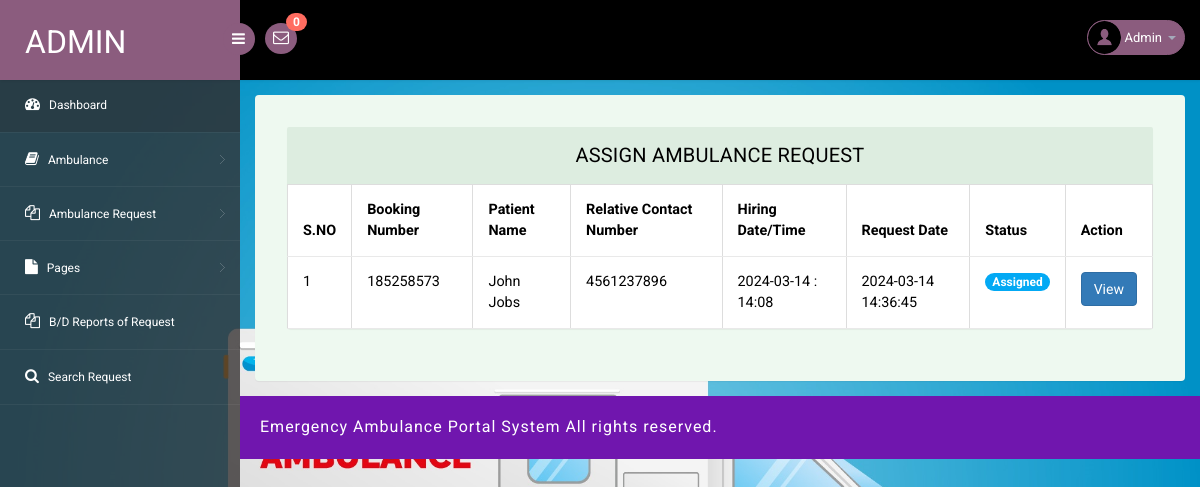
/eahp/admin/assign-ambulance-request.php (signed in), run on an earlier commit of the app's database.
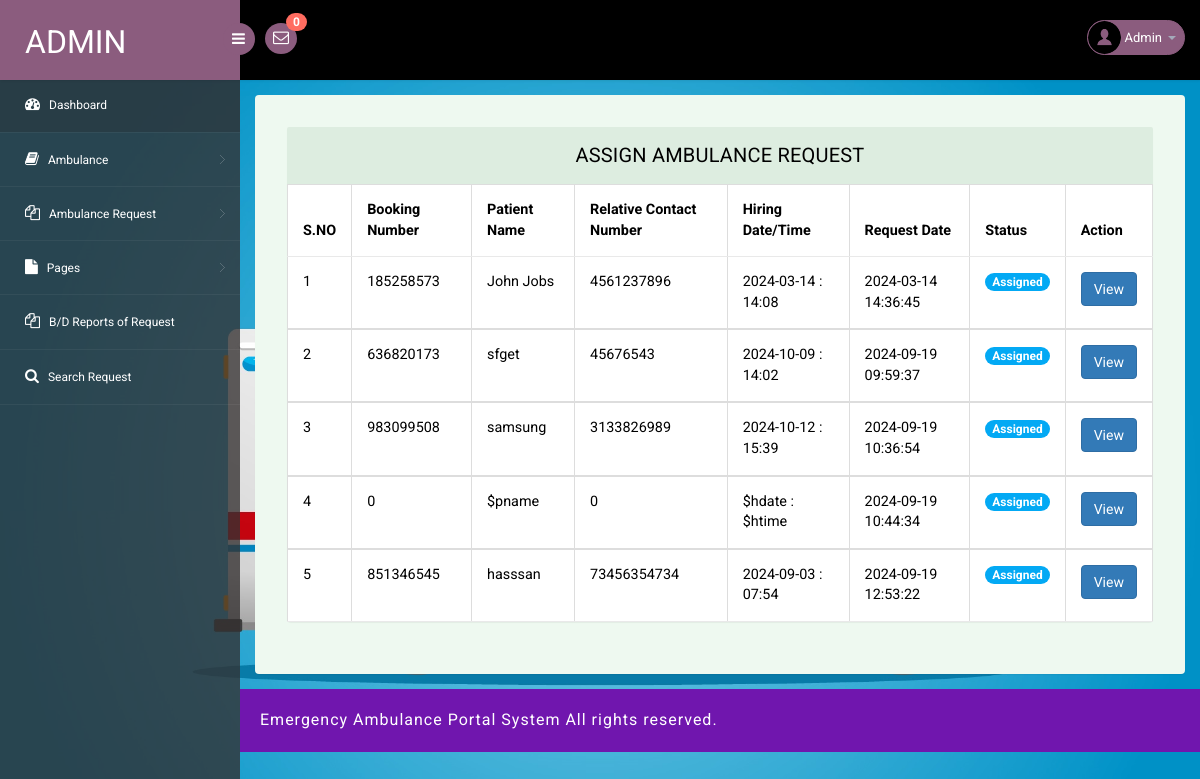
And on a later commit of the database.
### tables this page shows
CREATE TABLE `tblambulancehiring` (
  `ID` int(11) NOT NULL,
  `BookingNumber` int(10) DEFAULT NULL,
  `PatientName` varchar(250) DEFAULT NULL,
  `RelativeName` varchar(250) DEFAULT NULL,
  `RelativeConNum` bigint(11) DEFAULT NULL,
  `hospital` varchar(255) NOT NULL,
  `UserLocation` varchar(255) NOT NULL,
  `HiringDate` varchar(250) DEFAULT NULL,
  `HiringTime` varchar(250) DEFAULT NULL,
  `AmbulanceType` int(5) DEFAULT NULL,
  `Address` mediumtext DEFAULT NULL,
  `City` mediumtext DEFAULT NULL,
  `State` mediumtext DEFAULT NULL,
  `Message` longtext DEFAULT NULL,
  `BookingDate` timestamp NULL DEFAULT current_timestamp(),
  `Remark` varchar(250) DEFAULT NULL,
  `Status` varchar(250) DEFAULT NULL,
  `AmbulanceRegNo` varchar(250) DEFAULT NULL,
  `UpdationDate` timestamp NULL DEFAULT NULL ON UPDATE current_timestamp()
);

### eahp/admin/assign-ambulance-request.php (the view, shortened to what this page needs)
<?php
include('includes/dbconnection.php');
if (strlen($_SESSION['eahpaid']) == 0 && strlen($_SESSION['driverid']) == 0) {
  header('location:logout.php');
} else{
?>
<!DOCTYPE html>
<head>
<link rel="stylesheet" href="css/bootstrap.min.css" >
<link href="css/style.css" rel='stylesheet' type='text/css' />
<link href="css/style-responsive.css" rel="stylesheet"/>
<link rel="stylesheet" href="css/font.css" type="text/css"/>
<link href="css/font-awesome.css" rel="stylesheet">
</head>
<body>
<section id="container">
<?php include_once('includes/header.php');?>
<?php include_once('includes/sidebar.php');?>
<section id="main-content">
	<section class="wrapper">
		<div class="table-agile-info">
 <div class="panel panel-default">
    <div class="panel-heading">
     Assign Ambulance Request
    </div>
    <div>
      <table class="table table-bordered">
        <thead>
          <tr>
            <th data-breakpoints="xs">S.NO</th>
            <th>Booking Number</th>
            <th>Patient Name</th>
            <th>Relative Contact Number</th>
            <th>Hiring Date/Time</th>
            <th>Request Date</th>
            <th>Status</th>
            <th data-breakpoints="xs">Action</th>
          </tr>
        </thead>
        <?php
$ret=mysqli_query($con,"select * from  tblambulancehiring  where tblambulancehiring.Status='Assigned'");
$cnt=1;
$count=mysqli_num_rows($ret);
if($count>0){
while ($row=mysqli_fetch_array($ret)) {
?>
        <tbody>
          <tr data-expanded="true">
            <td><?php echo $cnt;?></td>
              <td><?php  echo $row['BookingNumber'];?></td>
              <td><?php  echo $row['PatientName'];?></td>
                  <td><?php  echo $row['RelativeConNum'];?></td>
                  <td><?php  echo $row['HiringDate'];?> : <?php  echo $row['HiringTime'];?></td>
                  <td><?php  echo $row['BookingDate'];?></td>
                                   <td> <?php   $pstatus=$row['Status'];
                 if($pstatus==""){ ?>
<span class="badge badge-info">New</span>
 <?php } elseif($pstatus=="Assigned"){ ?>
<span } class="badge badge-primary">Assigned</span>
 <?php } elseif($pstatus=="On the way"){ ?>
<span class="badge badge-primary">On the Way</span>
 <?php } elseif($pstatus=="Pickup"){ ?>
<span class="badge badge-success">Patient Pick</span>
 <?php } elseif($pstatus=="Reached"){ ?>
<span class="badge badge-success">Patient Reached Hospital</span>
 <?php } elseif($pstatus=="Rejected"){ ?>
<span class="badge badge-success">Rejected</span>
<?php } ?>
</td>
                  <td><a href="booking-details.php?id=<?php echo $row['ID'];?>&&bookingnum=<?php echo $row['BookingNumber'];?>" class="btn btn-primary">View</a></td>
                </tr>
                <?php
$cnt=$cnt+1;
} } else {?>
<tr>
  <th colspan="8" style="color:red">No Record Found</th>
</tr>
<?php } ?>
 </tbody>
            </table>
    </div>
  </div>
</div>
</section>
		 <?php include_once('includes/footer.php');?>
</section>
</section>
</body>
</html>
<?php }  ?>

### eahp/admin/includes/header.php (shortened to what this page needs)
<?php
include('includes/dbconnection.php');
?>
<header class="header fixed-top clearfix">
<div class="brand">
    <a href="dashboard.php" class="logo">
        Admin
    </a>
    <div class="sidebar-toggle-box">
        <div class="fa fa-bars"></div>
    </div>
</div>
<div class="nav notify-row" id="top_menu">
    <ul class="nav top-menu">
<?php
$ret1=mysqli_query($con,"select * from tblambulancehiring
 where   (tblambulancehiring.Status is null || tblambulancehiring.Status='')");
$num=mysqli_num_rows($ret1);
?>
        <li id="header_inbox_bar" class="dropdown">
            <a data-toggle="dropdown" class="dropdown-toggle" href="#">
                <i class="fa fa-envelope-o"></i>
                <span class="badge bg-important"><?php echo $num;?></span>
            </a>
        </li>
    </ul>
</div>
<div class="top-nav clearfix">
    <ul class="nav pull-right top-menu">
        <li class="dropdown">
    <a data-toggle="dropdown" class="dropdown-toggle" href="#">
        <?php
        if ($_SESSION['role'] == 'admin') {
            $adid = $_SESSION['eahpaid'];
            $ret = mysqli_query($con, "SELECT AdminName FROM tbladmin WHERE ID='$adid'");
            $row = mysqli_fetch_array($ret);
            $name = $row['AdminName'];
        } elseif ($_SESSION['role'] == 'driver') {
            $driverid = $_SESSION['driverid'];
            $ret = mysqli_query($con, "SELECT DriverName FROM tblambulance WHERE ID='$driverid'");
            $row = mysqli_fetch_array($ret);
            $name = $row['DriverName'];
        }
        ?>
        <img alt="" src="images/2.png">
        <span class="username"><?php echo $name; ?></span>
        <b class="caret"></b>
    </a>
</li>
    </ul>
</div>
</header>

### eahp/admin/includes/sidebar.php (shortened to what this page needs)
<aside>
    <div id="sidebar" class="nav-collapse">
        <div class="leftside-navigation">
            <ul class="sidebar-menu" id="nav-accordion">
                <?php
                if ($_SESSION['role'] == 'admin') {
                ?>
                <li>
                    <a class="active" href="dashboard.php">
                        <i class="fa fa-dashboard"></i>
                        <span>Dashboard</span>
                    </a>
                </li>
                <li class="sub-menu">
                    <a href="javascript:;">
                        <i class="fa fa-book"></i>
                        <span>Ambulance</span>
                    </a>
                </li>
                <li class="sub-menu">
                    <a href="javascript:;">
                        <i class="fa fa-files-o"></i>
                        <span>Ambulance Request</span>
                    </a>
                </li>
                <li class="sub-menu">
                    <a href="javascript:;">
                        <i class="fa fa-file"></i>
                        <span>Pages</span>
                    </a>
                </li>
                <li>
                    <a href="ambulance-request-report.php">
                        <i class="fa fa-files-o"></i>
                        <span>B/D Reports of Request</span>
                    </a>
                </li>
                <li>
                    <a href="search.php">
                        <i class="fa fa-search"></i>
                        <span>Search Request</span>
                    </a>
                </li>
                <?php
                }
                ?>
            </ul>
        </div>
    </div>
</aside>

### eahp/admin/includes/footer.php
<div class="footer">
			<div class="wthree-copyright">
			  <p> Emergency Ambulance Portal System All rights reserved.</p>
			</div>
		  </div>

What changed in the data, as far as the page shows it:
added tblambulancehiring: BookingNumber "636820173", PatientName "sfget", RelativeConNum "45676543", HiringDate "2024-10-09", HiringTime "14:02", BookingDate "2024-09-19 09:59:37", Status "Assigned"
added tblambulancehiring: BookingNumber "983099508", PatientName "samsung", RelativeConNum "3133826989", HiringDate "2024-10-12", HiringTime "15:39", BookingDate "2024-09-19 10:36:54", Status "Assigned"
added tblambulancehiring: BookingNumber "0", PatientName "$pname", RelativeConNum "0", HiringDate "$hdate", HiringTime "$htime", BookingDate "2024-09-19 10:44:34", Status "Assigned"
added tblambulancehiring: BookingNumber "851346545", PatientName "hasssan", RelativeConNum "73456354734", HiringDate "2024-09-03", HiringTime "07:54", BookingDate "2024-09-19 12:53:22", Status "Assigned"
